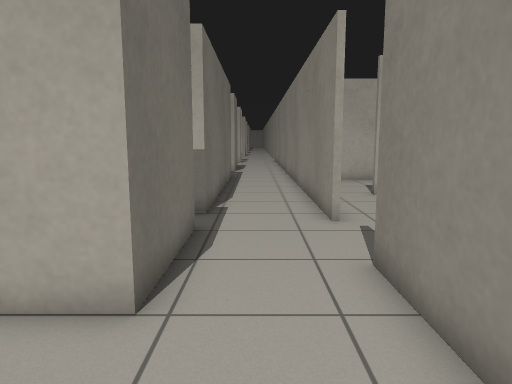
[1] (above)

23 first-person views from a walk through a robot-simulator world made for Gazebo. The camera is 1 m above the floor, tilts 8° down and sees 70° across. The lines on the ground mark 1 m squares. The floor is counted in squares, 0.5 m on a side. Each view is taken from the middle of a square. On the plan, view 1 faces up. The plan holds only what a view shows up to about 19 squares ahead; the rest is blank. The place goes on beyond the plan. Robots are left out. Simple shapes stand in for some stock models. Surface patterns are stand-ins for the level's own textures.

[2]
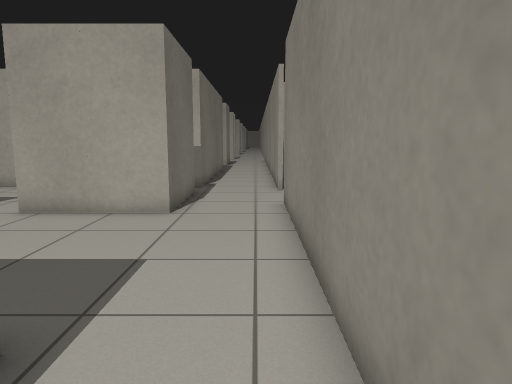

[3]
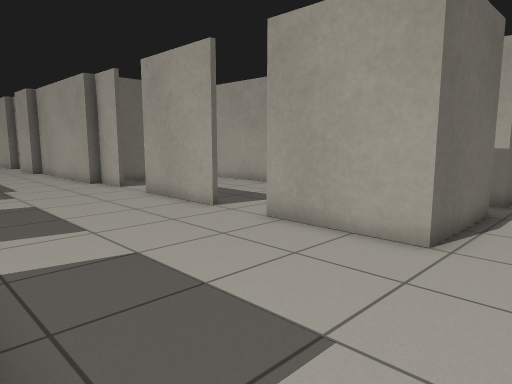

[4]
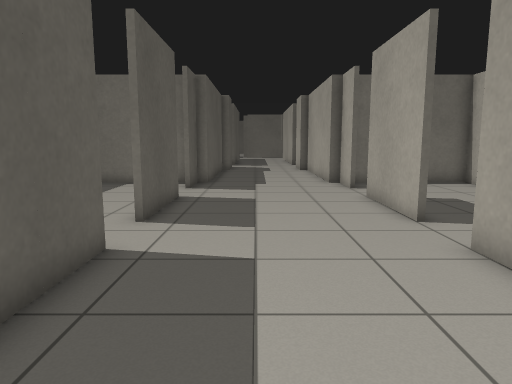

[5]
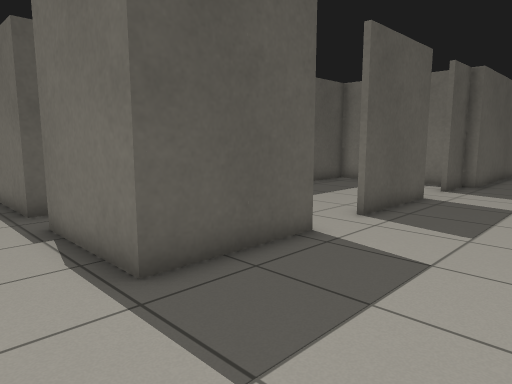

[6]
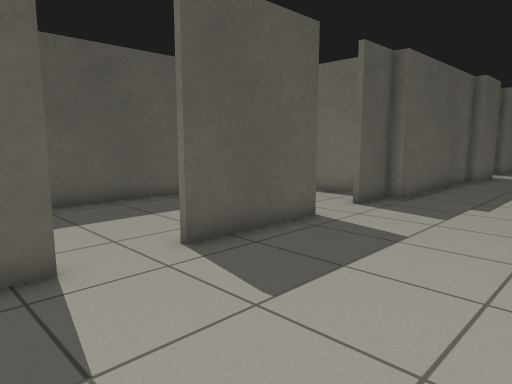

[7]
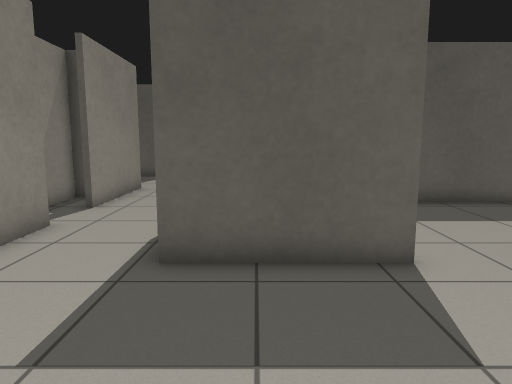

[8]
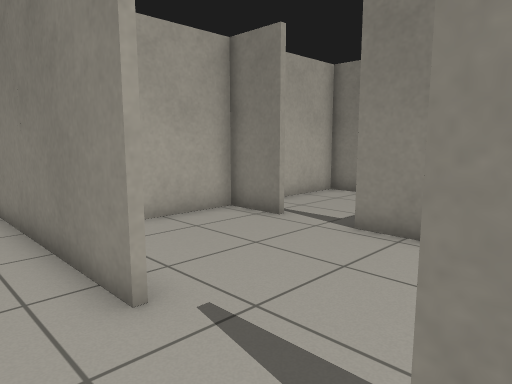

[9]
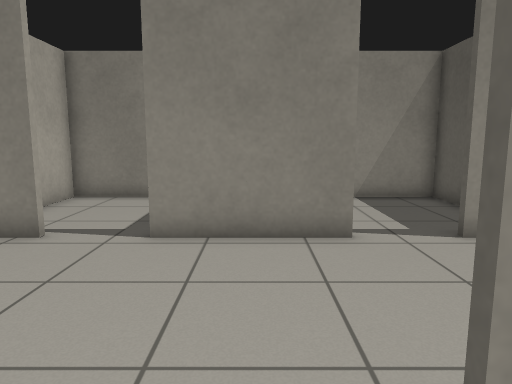

[10]
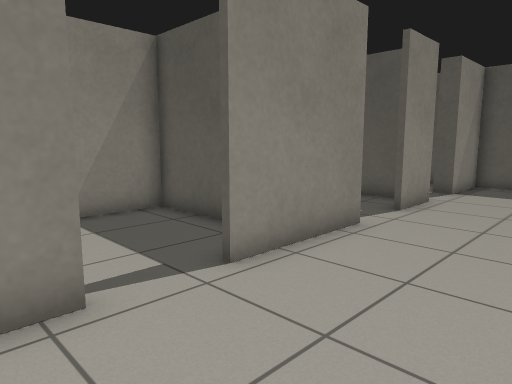

[11]
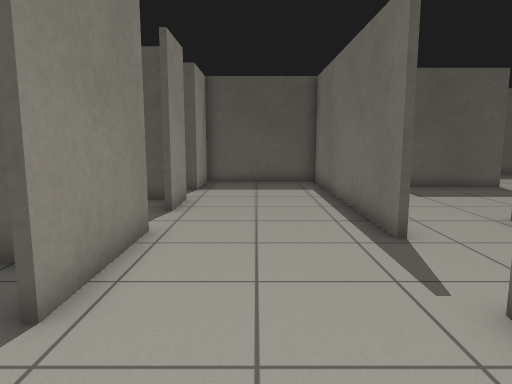

[12]
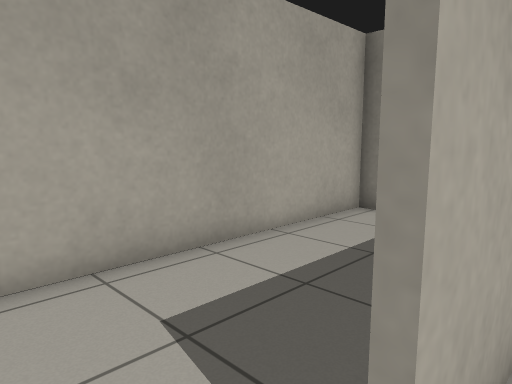

[13]
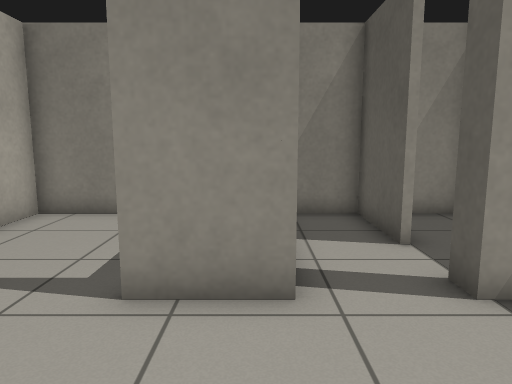

[14]
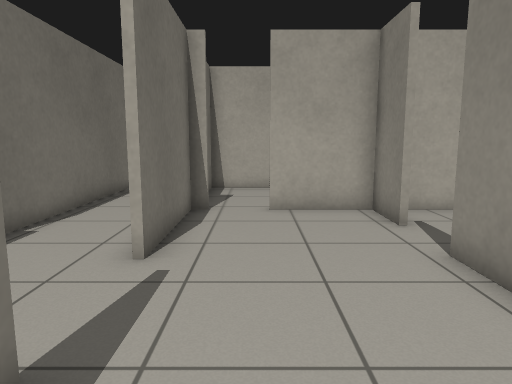

[15]
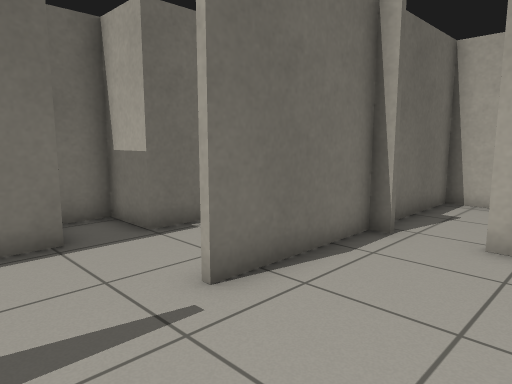

[16]
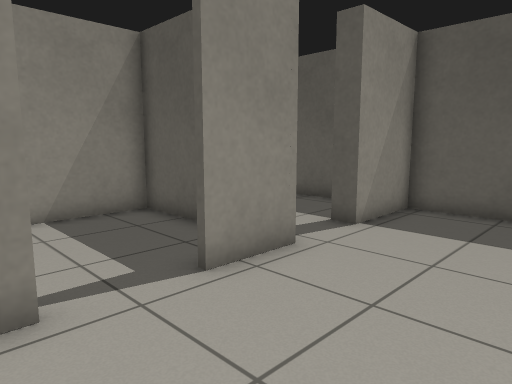

[17]
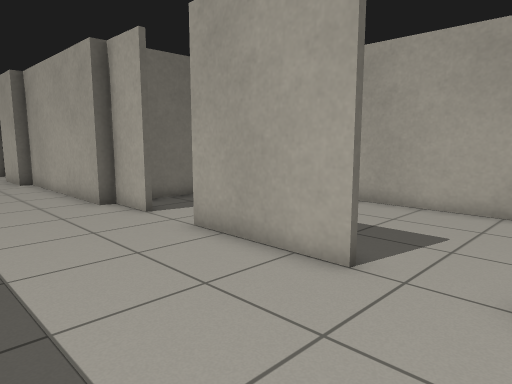

[18]
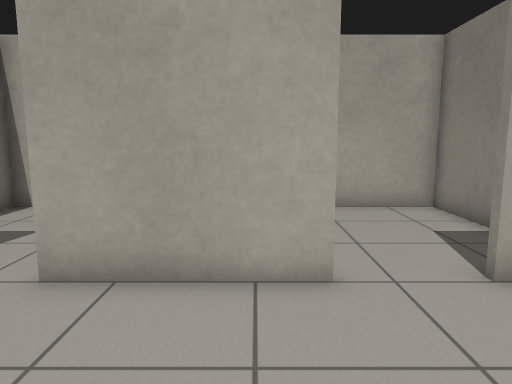

[19]
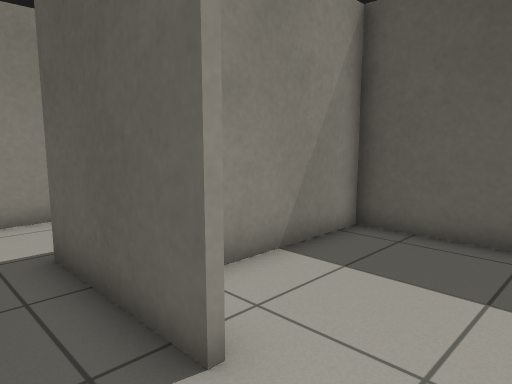

[20]
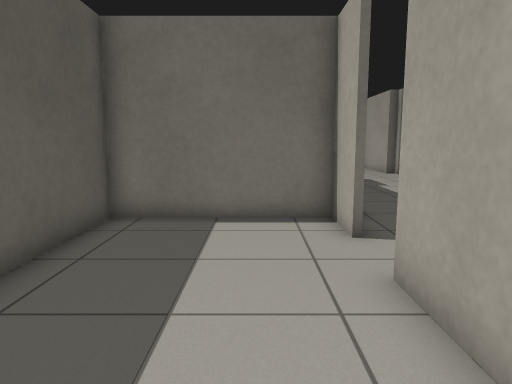

[21]
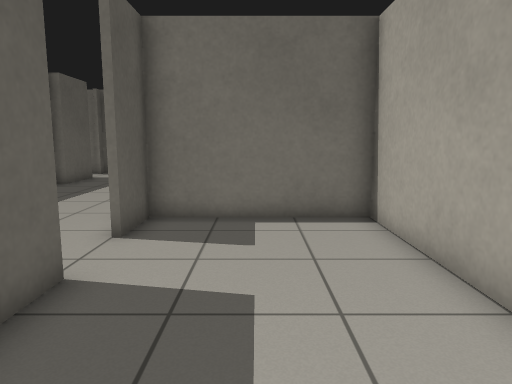

[22]
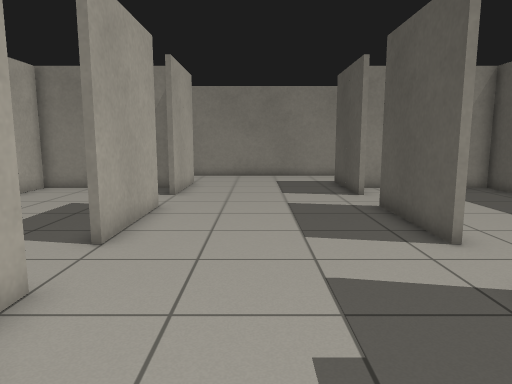

[23]
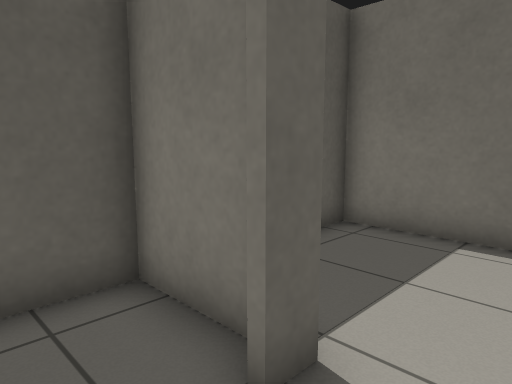

### Floor plan
Ten units are one square. View 1 is at (0, 0); x grows to the right and y downward. Boxes are objects, and circles mark ways between rooms. Rooms are numbered by the first view taken in them; rooms with no view inside come last. Other rooms are left out.
<svg viewBox="-200 -215 334 335">
<path fill="none" stroke="#000" d="M-56 28 -14 28 -14 70M-121 28 -79 28M-79 -40 -121 -40M-144 -40 -165 -40M-14 -40 -56 -40M-165 28 -144 28M-164 -35 -195 -35M-20 88 -14 88 -14 115M19 55 19 -36M-195 23 -164 23M19 115 19 78M-14 -189 -14 -100 -34 -100M-34 -101 -34 -88M19 -89 19 -191M-14 -82 -14 -40M19 -36 19 -58M74 -114 74 -135 44 -135M21 -135 21 -90M74 -49 74 -92M21 -58 21 -4M74 -4 74 -28M-96 30 -121 30M-144 30 -165 30M-164 23 -164 88 -36 88 -36 35M-121 -42 -108 -42M-36 -72 -36 -100M-36 -46 -36 -52M-165 -42 -144 -42M-34 -100 -164 -100 -164 -35M99 18 129 18 129 1M74 18 81 18M89 -72 129 -72 129 -135 84 -135M129 -185 21 -185 21 -148M80 -7 129 -7 129 -70 114 -70M21 -4 21 48 76 48M74 49 74 18M76 25 76 49M76 48 118 48M129 45 129 32"/>
<circle cx="5" cy="-45" r="3" fill="#2a7"/>
<circle cx="-135" cy="30" r="3" fill="#2a7"/>
<circle cx="-65" cy="30" r="3" fill="#2a7"/>
<circle cx="-135" cy="-40" r="3" fill="#2a7"/>
<circle cx="-65" cy="-40" r="3" fill="#2a7"/>
<circle cx="20" cy="-75" r="3" fill="#2a7"/>
<circle cx="45" cy="-50" r="3" fill="#2a7"/>
<circle cx="75" cy="-105" r="3" fill="#2a7"/>
<circle cx="35" cy="-140" r="3" fill="#2a7"/>
<circle cx="75" cy="-35" r="3" fill="#2a7"/>
<circle cx="45" cy="-15" r="3" fill="#2a7"/>
<circle cx="75" cy="5" r="3" fill="#2a7"/>
<circle cx="90" cy="20" r="3" fill="#2a7"/>
<text x="-80" y="10">1</text>
<text x="-10" y="-210">2</text>
<text x="40" y="-90">3</text>
<text x="40" y="-30">4</text>
<text x="-100" y="60">5</text>
<text x="-100" y="-70">6</text>
<text x="90" y="10">7</text>
<text x="100" y="-110">8</text>
<text x="70" y="-160">9</text>
<text x="100" y="-40">10</text>
<text x="40" y="20">11</text>
<text x="100" y="30">12</text>
</svg>
Room 1 opens to room 2. Room 1 opens to room 5. Room 1 opens to room 6. Room 2 opens to room 3. Room 3 opens to room 4. Room 3 opens to room 8. Room 3 opens to room 9. Room 4 opens to room 10. Room 4 opens to room 11. Room 7 opens to room 11. Room 7 opens to room 12.

Where each view was taken, in squares from view 1:
view 1: 0 up, 0 right, facing up
view 2: 6 down, 1 right, facing up
view 3: 3 down, 1 right, facing up-left
view 4: 0 up, 1 right, facing left
view 5: 2 up, 1 right, facing down-left
view 6: 3 up, 4 left, facing down-left
view 7: 3 up, 3 left, facing down
view 8: 5 up, 0 right, facing up-right
view 9: 7 up, 0 right, facing right
view 10: 13 up, 3 right, facing down-right
view 11: 13 up, 5 right, facing down
view 12: 13 up, 3 right, facing up-right
view 13: 1 up, 3 right, facing right
view 14: 3 up, 4 right, facing up
view 15: 6 up, 6 right, facing up-left
view 16: 6 up, 3 right, facing down-right
view 17: 1 down, 5 left, facing up-left
view 18: 1 down, 9 left, facing up
view 19: 1 down, 8 left, facing down-right
view 20: 5 down, 7 left, facing left
view 21: 7 up, 7 left, facing left
view 22: 1 up, 19 left, facing right
view 23: 0 up, 10 right, facing down-left
